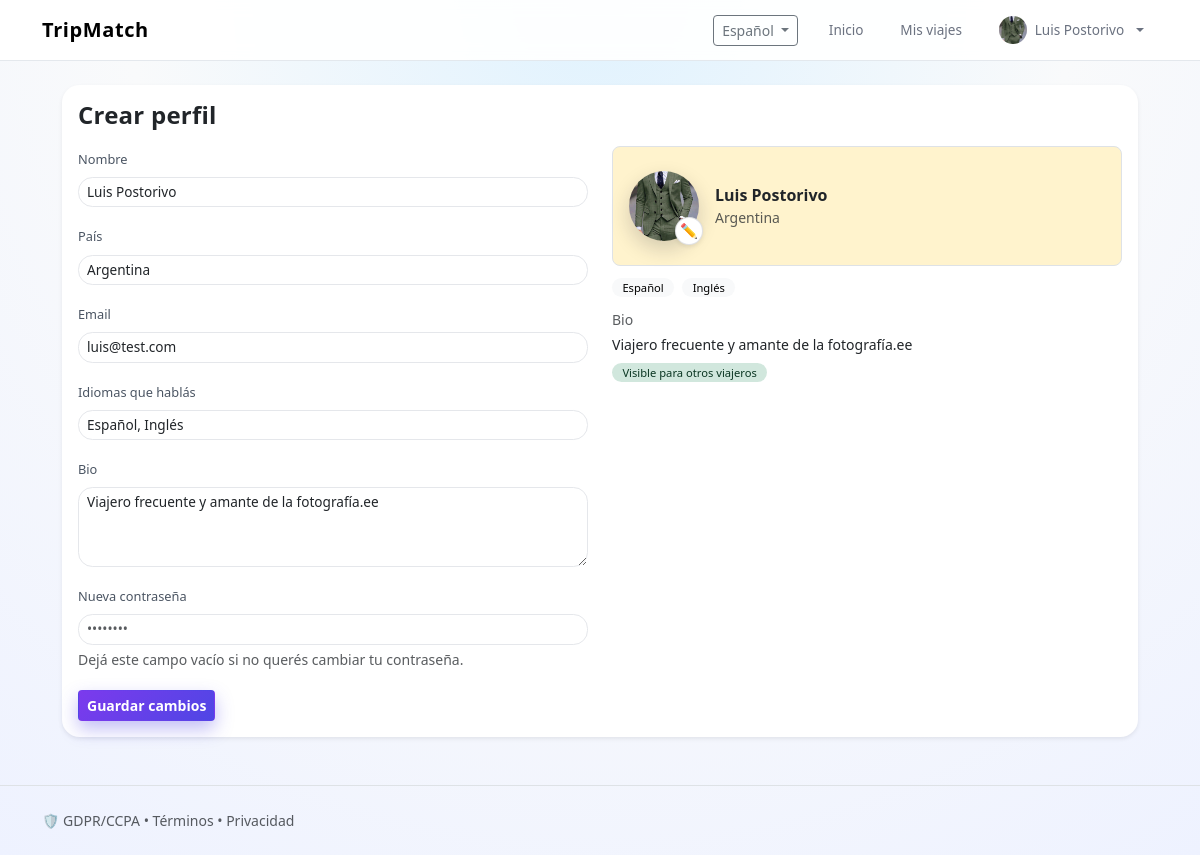
Page /?screen=profile&lang=es (signed in) on the committed database.
### tables this page shows
CREATE TABLE `users` (
  `id` int(10) UNSIGNED NOT NULL,
  `name` varchar(100) NOT NULL,
  `email` varchar(150) NOT NULL,
  `password_hash` varchar(255) DEFAULT NULL,
  `country` varchar(100) DEFAULT NULL,
  `bio` text DEFAULT NULL,
  `avatar` varchar(255) DEFAULT NULL,
  `show_bio` tinyint(1) NOT NULL DEFAULT 1,
  `sos_enabled` tinyint(1) NOT NULL DEFAULT 0,
  `share_location` tinyint(1) NOT NULL DEFAULT 0,
  `languages` longtext DEFAULT NULL CHECK (json_valid(`languages`)),
  `not_traveling` tinyint(1) NOT NULL DEFAULT 0,
  `phone` varchar(50) DEFAULT NULL,
  `created_at` datetime NOT NULL,
  `updated_at` datetime DEFAULT current_timestamp() ON UPDATE current_timestamp(),
  `last_login` datetime DEFAULT NULL
);

### app/helpers.php (called while the page is built, shortened)
<?php
function html($s)
{
    return htmlspecialchars($s ?? '', ENT_QUOTES, 'UTF-8');
}
function is_logged_in($user)
{
    return is_array($user ?? null) && !empty($user['id']);
}

### app/bootstrap.php (called while the page is built, shortened)
<?php
require __DIR__ . '/helpers.php';
function load_current_user()
{
    $pdo = db();
    if (!empty($_SESSION['user_id'])) {
        $stmt = $pdo->prepare('SELECT * FROM users WHERE id = :id');
        $stmt->execute([':id' => $_SESSION['user_id']]);
        $user = $stmt->fetch();
        if ($user) {
            return $user;
        }
    }
    return null;
}

### views/profile.php (the view, shortened to what this page needs)
<?php
function view_profile($t, $user)
{
    $langs = json_decode($user['languages'] ?? '[]', true);
    ?>
<section class="mb-4">
  <div class="card shadow-sm border-0">
    <div class="card-body">
      <h2 class="h4 fw-semibold mb-3"><?=html($t['profile'])?></h2>
      <form method="post" enctype="multipart/form-data">
        <div class="row g-4">
          <div class="col-md-6">
            <div class="mb-3">
              <label class="form-label small"><?=html($t['name'])?></label>
              <input
                name="name"
                class="form-control form-control-sm"
                placeholder="<?=html($t['name'])?>"
                value="<?=html($user['name'] ?? '')?>"
              />
            </div>
            <div class="mb-3">
              <label class="form-label small"><?=html($t['country'])?></label>
              <input
                name="country"
                class="form-control form-control-sm"
                placeholder="<?=html($t['country'])?>"
                value="<?=html($user['country'] ?? '')?>"
              />
            </div>
            <div class="mb-3">
              <label class="form-label small"><?=html($t['email'] ?? 'Email')?></label>
              <input
                type="email"
                name="email"
                class="form-control form-control-sm"
                placeholder="tu@email.com"
                value="<?=html($user['email'] ?? '')?>"
              />
            </div>
            <div class="mb-3">
              <label class="form-label small"><?=html($t['languages'] ??'Idioma')?></label>
              <input
                name="languages"
                class="form-control form-control-sm"
                placeholder="<?=html($t['languages'])?> (coma separada)"
                value="<?=html(implode(', ', $langs))?>"
              />
            </div>
            <div class="mb-3">
              <label class="form-label small"><?=html($t['bio'] ?? 'Bio')?></label>
              <textarea
                name="bio"
                rows="3"
                class="form-control form-control-sm"
                placeholder="<?=html($t['bioPlaceholder'] ?? 'Contá un poco sobre vos')?>"
              ><?=html($user['bio'] ?? '')?></textarea>
            </div>
            <div class="mb-3">
              <label class="form-label small"><?=html($t['newPassword'] ?? 'Nueva contraseña')?></label>
              <input
                type="password"
                name="new_password"
                class="form-control form-control-sm"
                placeholder="••••••••"
              />
              <div class="form-text small">
                <?=html($t['newPasswordHelp'] ?? 'Dejá este campo vacío si no querés cambiar tu contraseña.')?>
              </div>
            </div>
            <button
              class="btn btn-warning btn-sm text-white fw-semibold mt-1"
              type="submit"
            >
              <?=html($t['saveProfile'] ?? ($t['save'] ?? 'Guardar cambios'))?>
            </button>
          </div>
          <div class="col-md-6">
            <div class="border rounded-3 p-3 bg-warning-subtle mb-2">
        <div class="d-flex align-items-center gap-3 mb-2">
          <div class="position-relative">
          <?php $avatar = $user['avatar'] ?? null; ?>
          <?php if (!empty($avatar)): ?>
            <img
              src="uploads/avatars/<?=html($avatar)?>"
              alt="<?=html($user['name'] ?? 'Usuario')?>"
              class="profile-avatar"
            >
          <?php endif; ?>
            <button
              type="button"
              class="btn btn-light btn-sm rounded-circle shadow-sm avatar-edit-btn"
              id="avatarEditBtn"
              title="<?=html($t['changePhoto'] ?? 'Cambiar foto de perfil')?>"
            >
              ✏️
            </button>
          </div>
          <div>
            <div class="fw-semibold">
              <?=html($user['name'] ?? 'Tu nombre')?>
            </div>
            <div class="small text-muted">
              <?=html($user['country'] ?? 'País / ciudad')?>
            </div>
          </div>
        </div>
              </div>
              <?php if (!empty($langs)): ?>
                <div class="mb-2">
                  <?php foreach ($langs as $lg): ?>
                    <span class="badge rounded-pill text-bg-light me-1 mb-1">
                      <?=html($lg)?>
                    </span>
                  <?php endforeach; ?>
                </div>
              <?php endif; ?>
              <div class="mt-2">
                <div class="small text-muted mb-1">
                  <?=html($t['bio'] ?? 'Bio')?>
                </div>
                <p class="small mb-0">
                  <?=html($user['bio'] ?? 'Acá se va a mostrar tu bio.')?>
                </p>
                <?php if (!empty($user['show_bio'])): ?>
                  <span class="badge bg-success-subtle text-success-emphasis rounded-pill mt-2">
                    Visible para otros viajeros
                  </span>
                <?php else: ?>
                  <span class="badge bg-secondary-subtle text-secondary-emphasis rounded-pill mt-2">
                    Solo vos podés ver esta bio
                  </span>
                <?php endif; ?>
              </div>
            </div>
          </div>
        </div>
    </div>
</section>
    <?php
}

### views/layout_header.php (shortened to what this page needs)
<?php
function nav_link($label, $screen)
{
    $lang = $_SESSION['lang'] ?? 'es';
    return '<a class="nav-link small" href="?screen='
        . htmlspecialchars($screen, ENT_QUOTES)
        . '&lang=' . htmlspecialchars($lang, ENT_QUOTES) . '">'
        . html($label) . '</a>';
}
function render_header($t, $STRINGS, $locale, $user)
{
    global $APP_NAME;
    ?>
<!DOCTYPE html>
<html lang="<?=html($locale)?>">
<head>
  <link href="https://cdn.jsdelivr.net/npm/bootstrap@5.3.3/dist/css/bootstrap.min.css" rel="stylesheet">
  <link rel="stylesheet" href="css/theme.css">
  <link rel="stylesheet" href="https://unpkg.com/leaflet@1.9.4/dist/leaflet.css"
/>
</head>
<body class="tm-body">
  <nav class="navbar tm-navbar navbar-expand-lg sticky-top">
    <div class="container">
      <a class="navbar-brand fw-bold" href="?screen=landing&lang=<?=html($locale)?>">
        <?=html($t['brand'] ?? $APP_NAME)?>
      </a>
      <div class="collapse navbar-collapse" id="mainNavbar">
        <ul class="navbar-nav ms-auto align-items-lg-center gap-lg-2">
          <li class="nav-item dropdown me-2">
            <button class="btn btn-outline-secondary btn-sm dropdown-toggle d-flex align-items-center"
                    id="langDropdown" data-bs-toggle="dropdown" type="button" aria-expanded="false">
              <span class="me-1">
                <?=html($STRINGS[$locale]['i18n'] ?? strtoupper($locale))?>
              </span>
            </button>
          </li>
          <?php if (is_logged_in($user)): ?>
          <li class="nav-item">
            <?= nav_link('Inicio', 'landing'); ?>
          </li>
          <li class="nav-item">
            <?= nav_link($t['myTrips'], 'trips'); ?>
          </li>
          <?php endif; ?>
          <?php if (!is_logged_in($user)): ?>
            <li class="nav-item">
              <?= nav_link($t['getStarted'], 'login'); ?>
            </li>
          <?php else: ?>
            <li class="nav-item dropdown">
              <a class="nav-link dropdown-toggle small d-flex align-items-center gap-2"
                 href="#"
                 role="button"
                 data-bs-toggle="dropdown">
                <?php $avatar = $user['avatar'] ?? null; ?>
                <?php if (!empty($avatar)): ?>
                  <img
                    src="uploads/avatars/<?=html($avatar)?>"
                    alt="<?=html($user['name'] ?? 'U')?>"
                    class="rounded-circle"
                    style="width: 28px; height: 28px; object-fit: cover;">
                <?php endif; ?>
                <span><?=html($user['name'] ?? 'Usuario')?></span>
              </a>
            </li>
          <?php endif; ?>
</ul>
      </div>
    </div>
  </nav>
  <main class="container my-4">
    <?php
}

### public/css/theme.css (style rules this page uses)
:root { --tm-primary: #7c3aed; --tm-primary-soft: #ede9fe; --tm-secondary: #22c55e; --tm-accent: #f97316; --tm-bg: #f3f4f6; --tm-text-main: #0f172a; --tm-text-muted: #6b7280; }
.tm-body { font-family: "Poppins", system-ui, -apple-system, BlinkMacSystemFont, "Segoe UI", sans-serif; background: radial-gradient(circle at top, #e0f2fe 0, #f9fafb 45%, #eef2ff 100%); color: var(--tm-text-main); min-height: 100vh; }
main.container { max-width: 1100px; }
.card, .btn, .form-control, .form-select, .navbar, .badge { transition: all 0.18s ease-out; }
.navbar.tm-navbar { background: rgba(255, 255, 255, 0.92); backdrop-filter: blur(10px); border-bottom: 1px solid rgba(148, 163, 184, 0.25); }
.navbar.tm-navbar .navbar-brand { font-weight: 700; letter-spacing: 0.03em; display: flex; align-items: center; gap: 0.35rem; }
.navbar.tm-navbar .nav-link { font-size: 0.85rem; font-weight: 500; color: var(--tm-text-muted); border-radius: 999px; padding-inline: 0.9rem; }
.btn-primary, .btn-warning { background: linear-gradient(135deg, var(--tm-primary), #4f46e5); border-color: transparent; color: #ffffff; box-shadow: 0 8px 18px rgba(79, 70, 229, 0.35); }
.card { border-radius: 1.1rem; border: 1px solid rgba(148, 163, 184, 0.25); }
h1, h2, h3, h4, h5 { letter-spacing: 0.01em; }
.badge-tag, .badge.rounded-pill { border-radius: 999px; font-size: 0.7rem; font-weight: 500; padding: 0.25rem 0.65rem; background: var(--tm-primary-soft); color: var(--tm-primary); }
.form-control, .form-select { border-radius: 0.9rem; border-color: #e5e7eb; font-size: 0.85rem; }
.form-label { font-size: 0.8rem; color: #4b5563; }
textarea.form-control { min-height: 80px; }
.avatar-edit-btn { position: absolute; bottom: -4px; right: -4px; width: 28px; height: 28px; border-radius: 999px; display: inline-flex; align-items: center; justify-content: center; border: 1px solid rgba(15, 23, 42, 0.12); background-color: #ffffff; font-size: 0.9rem; cursor: pointer; }
.profile-avatar { width: 70px; height: 70px; border-radius: 999px; object-fit: cover; box-shadow: 0 8px 20px rgba(15, 23, 42, 0.18); }

### rows in the picture
users: avatar (picture), name "Luis Postorivo", country "Argentina", email "luis@test.com", languages "Español, Inglés", bio "Viajero frecuente y amante de la fotografía.ee", languages "Español", languages "Inglés"

### other values in the picture
html($t['brand'] ?? $APP_NAME) "TripMatch"
html($STRINGS[$locale]['i18n'] ?? strtoupper($locale)) "Español"
html($label) "Inicio Mis viajes"
html($t['profile']) "Crear perfil"
html($t['name']) "Nombre"
html($t['country']) "País"
html($t['email'] ?? 'Email') "Email"
html($t['languages'] ??'Idioma') "Idiomas que hablás"
html($t['bio'] ?? 'Bio') "Bio"
html($t['newPassword'] ?? 'Nueva contraseña') "Nueva contraseña"
html($t['saveProfile'] ?? ($t['save'] ?? 'Guardar cambios')) "Guardar cambios"
